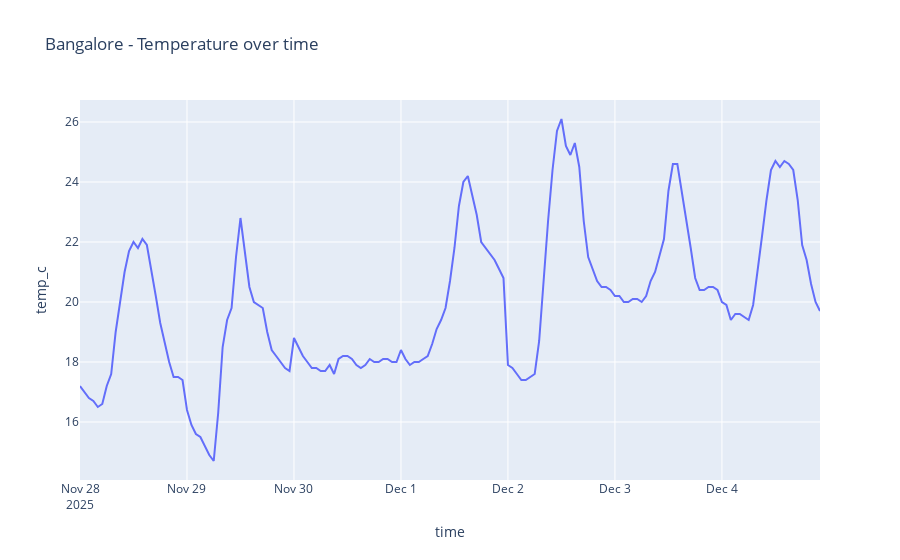
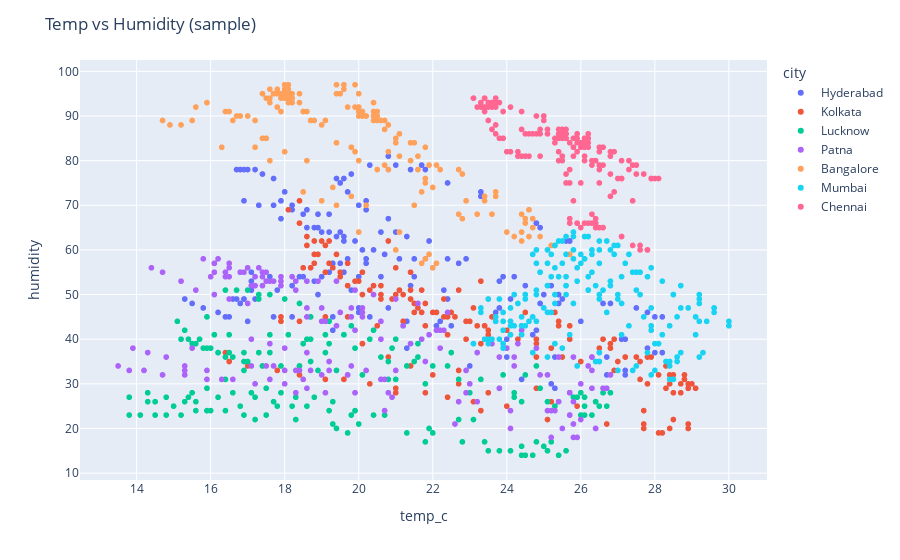

Notebook code for these charts, in order:
### Markdown cell above
# 6. Simple Plotly Dashboard (interactive)

### Code cell
import plotly.express as px
import plotly.graph_objects as go

# 1) Interactive time series for chosen city
city_choice = input("Enter city to visualize (e.g., Delhi): ").strip()
vis_df = df[df['city']==city_choice].sort_values('time')

fig = px.line(vis_df, x='time', y='temp_c', title=f"{city_choice} - Temperature over time")
fig.show()

# 2) Interactive scatter: temperature vs humidity colored by city
fig2 = px.scatter(df.sample(min(2000,len(df))), x='temp_c', y='humidity', color='city', hover_data=['time'])
fig2.update_layout(title="Temp vs Humidity (sample)")
fig2.show()

# 3) Map-style: if you have lat/lon columns
if 'lat' in df.columns and 'lon' in df.columns:
    latest = df.sort_values('time').groupby('city').tail(1)
    fig3 = px.scatter_mapbox(latest, lat='lat', lon='lon', hover_name='city', size='temp_c', zoom=3)
    fig3.update_layout(mapbox_style="open-street-map")
    fig3.show()

### Figure 1 — Plotly figure (JSON) as saved in the notebook; plotly's stock layout.template omitted (floating-point values rounded to 4 significant figures; data arrays with more than 128 entries replaced by an {"elided": "..."} marker saying what was removed)
{"data": [{"hovertemplate": "time=%{x}<br>temp_c=%{y}<extra></extra>", "legendgroup": "", "line": {"color": "#636efa", "dash": "solid"}, "marker": {"symbol": "circle"}, "mode": "lines", "name": "", "orientation": "v", "showlegend": false, "type": "scatter", "x": {"elided": "167 str values"}, "xaxis": "x", "y": {"elided": "167 float values"}, "yaxis": "y"}], "layout": {"legend": {"tracegroupgap": 0}, "title": {"text": "Bangalore - Temperature over time"}, "xaxis": {"anchor": "y", "domain": [0, 1], "title": {"text": "time"}}, "yaxis": {"anchor": "x", "domain": [0, 1], "title": {"text": "temp_c"}}}}

### Figure 2 — Plotly figure (JSON) as saved in the notebook; plotly's stock layout.template omitted (floating-point values rounded to 4 significant figures; data arrays with more than 128 entries replaced by an {"elided": "..."} marker saying what was removed)
{"data": [{"customdata": {"elided": "167x1 str values"}, "hovertemplate": "city=Hyderabad<br>temp_c=%{x}<br>humidity=%{y}<br>time=%{customdata[0]}<extra></extra>", "legendgroup": "Hyderabad", "marker": {"color": "#636efa", "symbol": "circle"}, "mode": "markers", "name": "Hyderabad", "showlegend": true, "type": "scattergl", "x": {"elided": "167 float values"}, "xaxis": "x", "y": {"elided": "167 int values"}, "yaxis": "y"}, {"customdata": {"elided": "167x1 str values"}, "hovertemplate": "city=Kolkata<br>temp_c=%{x}<br>humidity=%{y}<br>time=%{customdata[0]}<extra></extra>", "legendgroup": "Kolkata", "marker": {"color": "#EF553B", "symbol": "circle"}, "mode": "markers", "name": "Kolkata", "showlegend": true, "type": "scattergl", "x": {"elided": "167 float values"}, "xaxis": "x", "y": {"elided": "167 int values"}, "yaxis": "y"}, {"customdata": {"elided": "167x1 str values"}, "hovertemplate": "city=Lucknow<br>temp_c=%{x}<br>humidity=%{y}<br>time=%{customdata[0]}<extra></extra>", "legendgroup": "Lucknow", "marker": {"color": "#00cc96", "symbol": "circle"}, "mode": "markers", "name": "Lucknow", "showlegend": true, "type": "scattergl", "x": {"elided": "167 float values"}, "xaxis": "x", "y": {"elided": "167 int values"}, "yaxis": "y"}, {"customdata": {"elided": "167x1 str values"}, "hovertemplate": "city=Patna<br>temp_c=%{x}<br>humidity=%{y}<br>time=%{customdata[0]}<extra></extra>", "legendgroup": "Patna", "marker": {"color": "#ab63fa", "symbol": "circle"}, "mode": "markers", "name": "Patna", "showlegend": true, "type": "scattergl", "x": {"elided": "167 float values"}, "xaxis": "x", "y": {"elided": "167 int values"}, "yaxis": "y"}, {"customdata": {"elided": "167x1 str values"}, "hovertemplate": "city=Bangalore<br>temp_c=%{x}<br>humidity=%{y}<br>time=%{customdata[0]}<extra></extra>", "legendgroup": "Bangalore", "marker": {"color": "#FFA15A", "symbol": "circle"}, "mode": "markers", "name": "Bangalore", "showlegend": true, "type": "scattergl", "x": {"elided": "167 float values"}, "xaxis": "x", "y": {"elided": "167 int values"}, "yaxis": "y"}, {"customdata": {"elided": "167x1 str values"}, "hovertemplate": "city=Mumbai<br>temp_c=%{x}<br>humidity=%{y}<br>time=%{customdata[0]}<extra></extra>", "legendgroup": "Mumbai", "marker": {"color": "#19d3f3", "symbol": "circle"}, "mode": "markers", "name": "Mumbai", "showlegend": true, "type": "scattergl", "x": {"elided": "167 float values"}, "xaxis": "x", "y": {"elided": "167 int values"}, "yaxis": "y"}, {"customdata": {"elided": "167x1 str values"}, "hovertemplate": "city=Chennai<br>temp_c=%{x}<br>humidity=%{y}<br>time=%{customdata[0]}<extra></extra>", "legendgroup": "Chennai", "marker": {"color": "#FF6692", "symbol": "circle"}, "mode": "markers", "name": "Chennai", "showlegend": true, "type": "scattergl", "x": {"elided": "167 float values"}, "xaxis": "x", "y": {"elided": "167 int values"}, "yaxis": "y"}], "layout": {"legend": {"title": {"text": "city"}, "tracegroupgap": 0}, "margin": {"t": 60}, "title": {"text": "Temp vs Humidity (sample)"}, "xaxis": {"anchor": "y", "domain": [0, 1], "title": {"text": "temp_c"}}, "yaxis": {"anchor": "x", "domain": [0, 1], "title": {"text": "humidity"}}}}
